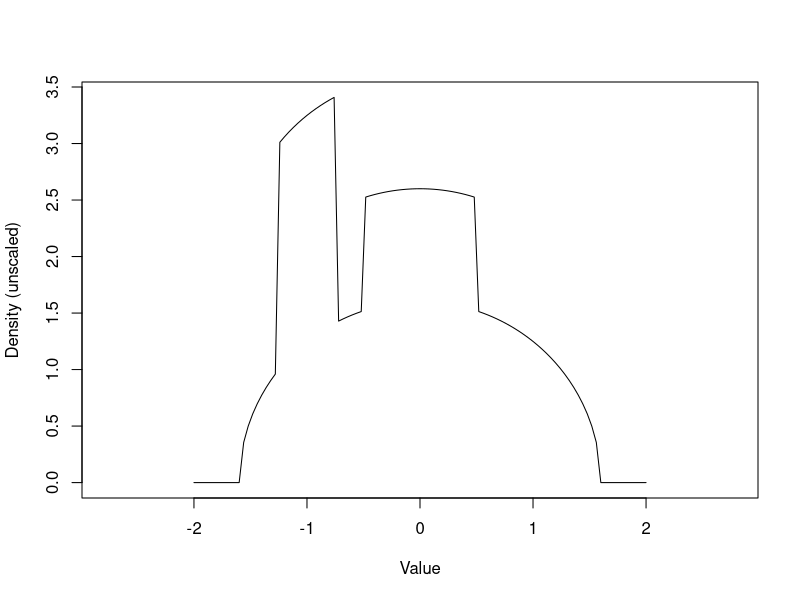
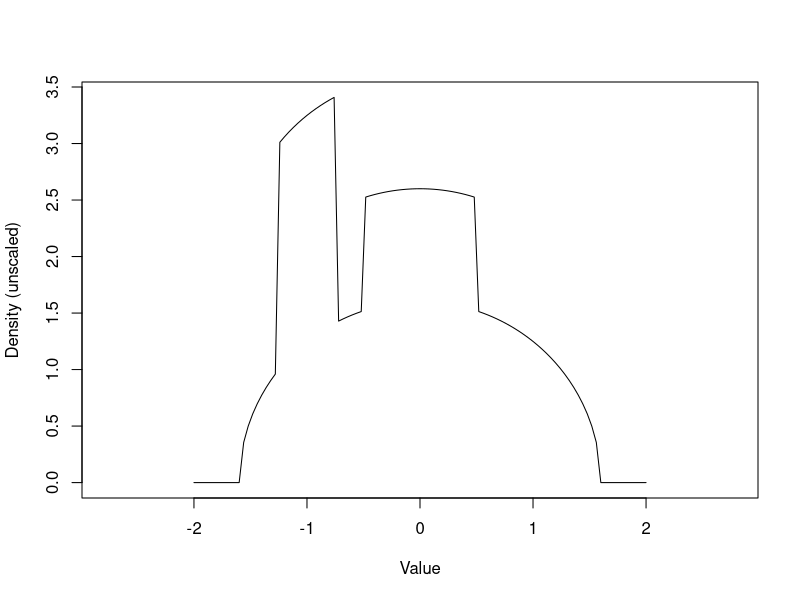

Here is the R script that generated these plots, in order:
## ---- chunk 1
dhand = function(x) {
  y = numeric(length(x))
  i = -1.6 < x & x < 1.6
  y[i] = sqrt(2.56 - x[i]^2) + dunif(x[i], -1.25, -0.75) +
    dunif(x[i], -0.5, 0.5)

  y
}

curve(dhand, -2, 2, xlab = "Value", ylab = "Density (unscaled)", asp = 1)
## ---- chunk 2

curve(dhand, -2, 2, xlab = "Value", ylab = "Density (unscaled)", asp = 1)
